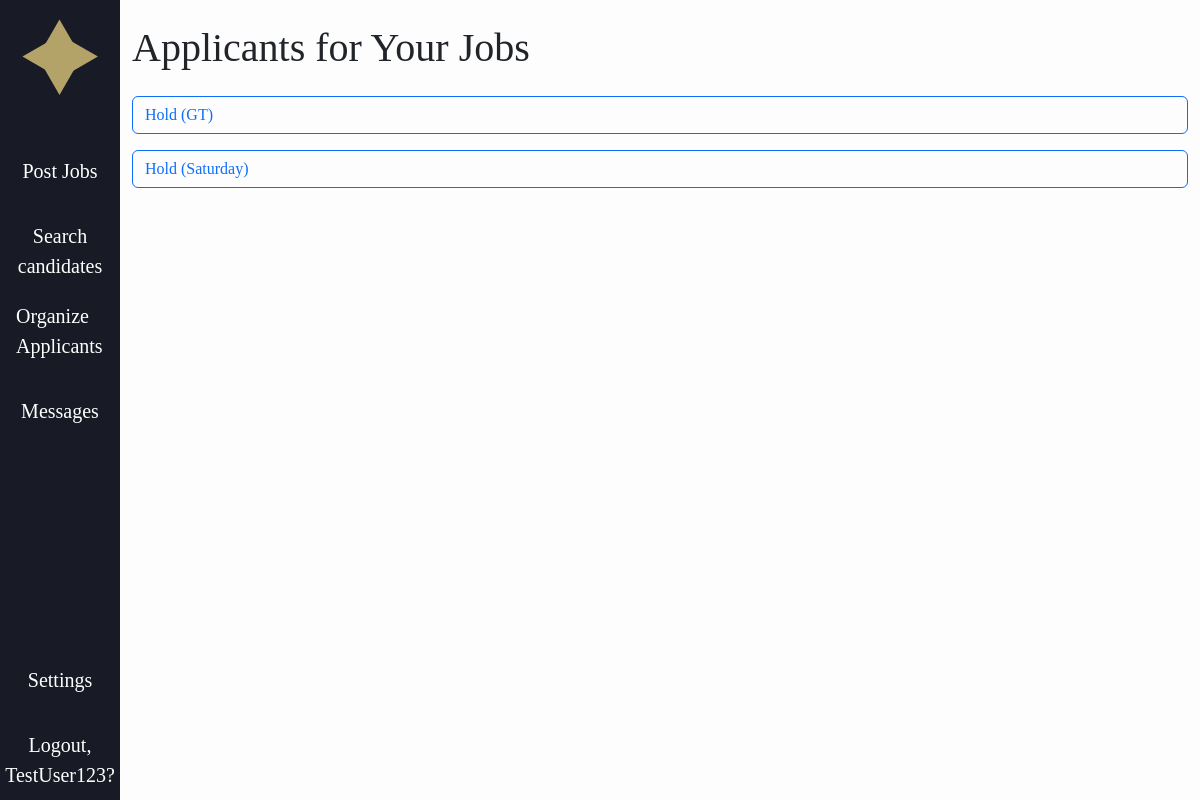
The page /applications/recruiter/ (signed in) on the database its author committed.
### accounts/models.py (models this page shows)
class CustomUser(AbstractUser):
    ROLE_CHOICES = (
        ("recruiter", "Recruiter"),
        ("user", "User"),
    )
    role = models.CharField(max_length=20, choices=ROLE_CHOICES, default="user")
    fname = models.CharField(max_length=30, blank=True, default='')
    lname = models.CharField(max_length=30, blank=True, default='')
    headline = models.CharField(max_length=255, blank=True, default='')
    skills = models.TextField(blank=True, default='')
    education = models.TextField(blank=True, default='')
    work_experience = models.TextField(blank=True, default='')
    location = models.CharField(max_length=255, blank=True, default='')
    links = models.TextField(blank=True, default='')
    show_headline = models.BooleanField(default=True)
    show_skills = models.BooleanField(default=True)
    show_education = models.BooleanField(default=True)
    show_work_experience = models.BooleanField(default=True)
    show_location = models.BooleanField(default=True)
    show_links = models.BooleanField(default=True)
    @property
    def visible_attributes(self):
        attrs = {}
        if self.show_headline and self.headline:
            attrs['Headline'] = self.headline
        if self.show_skills and self.skills:
            attrs['Skills'] = self.skills
        if self.show_education and self.education:
            attrs['Education'] = self.education
        if self.show_work_experience and self.work_experience:
            attrs['Work Experience'] = self.work_experience
        if self.show_location and self.location:
            attrs['Location'] = self.location
        if self.show_links and self.links:
            attrs['Links'] = self.links
        return attrs

### jobs/models.py (models this page shows, shortened)
class JobPosting(models.Model):
    REMOTE_CHOICES = [
        ("remote", "Remote"),
        ("onsite", "On-site"),
        ("hybrid", "Hybrid"),
    ]
    VISA_CHOICES = [
        ("yes", "Yes"),
        ("no", "No"),
    ]
    title = models.CharField(max_length=200)
    skills = models.TextField(
        help_text="List required skills, separated by commas",
        default=""
    )
    location = models.CharField(max_length=100, default="Not specified")
    min_salary = models.IntegerField(default=0, help_text="Minimum annual salary (USD)")
    max_salary = models.IntegerField(default=0, help_text="Maximum annual salary (USD)")
    remote_or_onsite = models.CharField(
        max_length=20,
        choices=REMOTE_CHOICES,
        default="onsite"
    )
    visa_sponsorship = models.CharField(
        max_length=3,
        choices=VISA_CHOICES,
        default="no"
    )
    posted_by = models.ForeignKey(User, on_delete=models.CASCADE)
    date_posted = models.DateTimeField(auto_now_add=True)

### applications/views.py (the view)
# urls.py: path('recruiter/', views.recruiter_applicants, name='recruiter_applicants'),
@login_required
def recruiter_applicants(request):
    user = request.user
    if user.role != 'recruiter':
        return render(request, 'applications/not_authorized.html')
    jobs = JobPosting.objects.filter(posted_by=user)
    applications = Application.objects.filter(job__in=jobs).select_related('job', 'applicant')
    return render(request, 'applications/recruiter_applicants.html', {'applications': applications})

### jobble/context_processors.py (called while the page is built)
def user_template(request):
    if request.user.is_authenticated:
        if request.user.is_superuser:
            return {"base_template": "baseA.html"}   # special admin template
        elif getattr(request.user, "role", "").lower() == "recruiter":
            return {"base_template": "baseR.html"}   # recruiter template
        else:
            return {"base_template": "base.html"}    # regular user
    return {"base_template": "base.html"}           # default for anonymous users

### applications/templates/applications/recruiter_applicants.html (shortened to what this page needs)
{% extends base_template %}
{% block content %}
<div class="container py-4">
  <h1 class="mb-4">Applicants for Your Jobs</h1>
  {% if applications %}
    {% regroup applications by job as job_list %}
    {% for job_group in job_list %}
      <div class="mb-3">
        <button class="btn btn-outline-primary w-100 text-start" type="button" data-bs-toggle="collapse" data-bs-target="#job-{{ forloop.counter }}" aria-expanded="false" aria-controls="job-{{ forloop.counter }}">
          {{ job_group.grouper.title }} ({{ job_group.grouper.location }})
        </button>
      </div>
    {% endfor %}
  {% else %}
    <p>No applicants yet for your jobs.</p>
  {% endif %}
</div>
{% endblock %}

### jobble/templates/baseR.html (shortened to what this page needs)
<!DOCTYPE html>
<html>
    {% load static %}
  <head>
  <link rel="stylesheet" href="{% static 'css/style.css' %}">
  <link href="https://cdn.jsdelivr.net/npm/bootstrap@5.3.3/dist/css/bootstrap.min.css" rel="stylesheet"crossorigin="anonymous">
  <link rel="stylesheet" href="https://cdnjs.cloudflare.com/ajax/libs/font-awesome/6.1.1/css/all.min.css">
  </head>
  <body>
 <div class="d-flex">
    <nav class="sidebar d-flex flex-column align-items-center">
      <div class="testsvg d-flex align-items-center justify-content-center">
        <a href="{% url 'Rhome.index' %}" class="d-flex align-items-center">
          <img src="{% static 'img/Logo.svg' %}" width="100%" height="100%" alt="">
        </a>
      </div>
      <ul class="nav flex-column mb-auto">
        <li class="nav-item">
          <div class="test d-flex align-items-center justify-content-center">
          <a href="{% url 'job_list' %}" class="nav-link">Post Jobs</a>
          </div>
        </li>
        <li class="nav-item">
          <div class="test d-flex align-items-center justify-content-center">
          <a href="{% url 'Rhome.searchcandidates' %}" class="text-center nav-link">Search candidates</a>
          </div>
        </li>
        <li class="">
          <div class="test d-flex align-items-center justify-content-center">
          <a href="{% url 'applications:recruiter_applicants' %}" class="nav-link">Organize Applicants</a>
          </div>
        </li>
        <li class="">
          <div class="test d-flex align-items-center justify-content-center">
          <a href="{% url 'messaging:recruiter_inbox' %}" class="nav-link">Messages</a>
          </div>
        </li>
      </ul>
      <div class="nav flex-column test2">
        <div class="nav-item test d-flex align-items-center justify-content-center">
          <a href="#" class="nav-link">Settings</a>
        </div>
        <div class="test d-flex align-items-center justify-content-center">
            {% if user.is_authenticated %}
            <div class="text-center">
            <a class="nav-link"
              href="{% url 'accounts.logout' %}">Logout, {{user.username }}?</a>
            </div>
            {% else %}
            <a class="nav-link"
              href="{% url 'accounts.login' %}">Login</a>
            {% endif %}
        </div>
      </div>
    </nav>
     <div class="main-content">
    {% block content %}
    {% endblock content %}
    </div>
</body>
</html>

### jobble/static/css/style.css (style rules this page uses)
* { font-family: "DM Serif Text", serif; font-weight: 400; font-style: normal; }
.main-content { background-color: #fdfdfd; width: 90vw; min-height: 100vh; margin-left: 10vw; }
body { overflow-x: hidden; }
.sidebar { height: 100vh; width: 10vw; position: fixed; top: 0; left: 0; padding-top: 2vh; background-color: #181A25; justify-content: space-between; }
.sidebar .nav-link { color: #ffffff; font-size: calc(1.25rem); }
.test { height: 10vh; width: 10vw; }
.test2 { justify-content: flex-end; }
.testsvg { width: auto; height: auto; }
h1 { font-size: 36px; }

### rows shown on the page
CustomUser: username "TestUser123"
JobPosting: grouper "Hold", grouper.location "GT"
JobPosting: grouper "Hold", grouper.location "Saturday"
